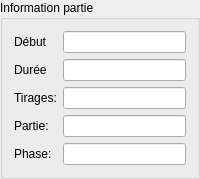
                                                 <widget class="QGroupBox" name="roundInfos">
                                                     <property name="sizePolicy">
                                                         <sizepolicy hsizetype="Preferred" vsizetype="Preferred">
                                                             <horstretch>0</horstretch>
                                                             <verstretch>1</verstretch>
                                                         </sizepolicy>
                                                     </property>
                                                     <property name="minimumSize">
                                                         <size>
                                                             <width>180</width>
                                                             <height>160</height>
                                                         </size>
                                                     </property>
                                                     <property name="title">
                                                         <string>Information partie</string>
                                                     </property>
                                                     <layout class="QGridLayout" name="gridLayout_11">
                                                         <item row="0" column="0">
                                                             <widget class="QLabel" name="label_4">
                                                                 <property name="text">
                                                                     <string>Début</string>
                                                                 </property>
                                                             </widget>
                                                         </item>
                                                         <item row="0" column="1">
                                                             <widget class="QLineEdit" name="RoundStartTime">
                                                                 <property name="readOnly">
                                                                     <bool>true</bool>
                                                                 </property>
                                                             </widget>
                                                         </item>
                                                         <item row="1" column="0">
                                                             <widget class="QLabel" name="label_5">
                                                                 <property name="text">
                                                                     <string>Durée</string>
                                                                 </property>
                                                             </widget>
                                                         </item>
                                                         <item row="1" column="1">
                                                             <widget class="QLineEdit" name="RoundDuration">
                                                                 <property name="readOnly">
                                                                     <bool>true</bool>
                                                                 </property>
                                                             </widget>
                                                         </item>
                                                         <item row="2" column="0">
                                                             <widget class="QLabel" name="label_6">
                                                                 <property name="text">
                                                                     <string>Tirages:</string>
                                                                 </property>
                                                             </widget>
                                                         </item>
                                                         <item row="2" column="1">
                                                             <widget class="QLineEdit" name="RoundDraws">
                                                                 <property name="readOnly">
                                                                     <bool>true</bool>
                                                                 </property>
                                                             </widget>
                                                         </item>
                                                         <item row="3" column="0">
                                                             <widget class="QLabel" name="label">
                                                                 <property name="text">
                                                                     <string>Partie:</string>
                                                                 </property>
                                                             </widget>
                                                         </item>
                                                         <item row="3" column="1">
                                                             <widget class="QLineEdit" name="RoundName">
                                                                 <property name="readOnly">
                                                                     <bool>true</bool>
                                                                 </property>
                                                             </widget>
                                                         </item>
                                                         <item row="4" column="0">
                                                             <widget class="QLabel" name="label_2">
                                                                 <property name="text">
                                                                     <string>Phase:</string>
                                                                 </property>
                                                             </widget>
                                                         </item>
                                                         <item row="4" column="1">
                                                             <widget class="QLineEdit" name="RoundPhase">
                                                                 <property name="readOnly">
                                                                     <bool>true</bool>
                                                                 </property>
                                                             </widget>
                                                         </item>
                                                     </layout>
                                                 </widget>
